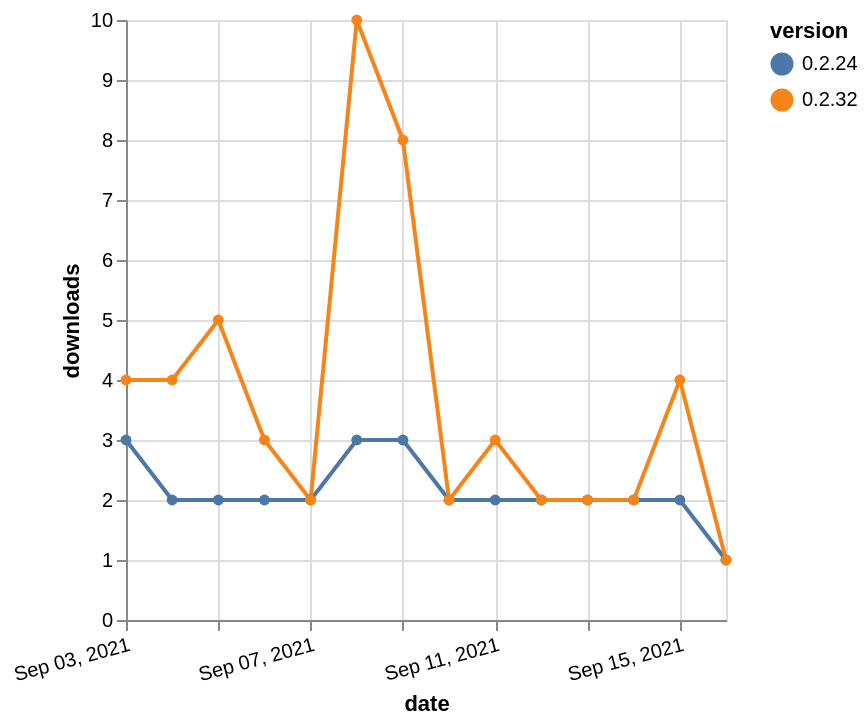

Express this chart as Vega-Lite.
### Vega-Lite specification from a JSON file in a GitHub repository (floating-point values rounded to 4 significant figures)
{"$schema": "https://vega.github.io/schema/vega-lite/v5.json", "description": "A simple bar chart with embedded data.", "data": {"values": [{"date": "2021-09-03", "total": 2762, "delta": 3, "version": "0.2.24"}, {"date": "2021-09-04", "total": 2764, "delta": 2, "version": "0.2.24"}, {"date": "2021-09-05", "total": 2766, "delta": 2, "version": "0.2.24"}, {"date": "2021-09-06", "total": 2768, "delta": 2, "version": "0.2.24"}, {"date": "2021-09-07", "total": 2770, "delta": 2, "version": "0.2.24"}, {"date": "2021-09-08", "total": 2773, "delta": 3, "version": "0.2.24"}, {"date": "2021-09-09", "total": 2776, "delta": 3, "version": "0.2.24"}, {"date": "2021-09-10", "total": 2778, "delta": 2, "version": "0.2.24"}, {"date": "2021-09-11", "total": 2780, "delta": 2, "version": "0.2.24"}, {"date": "2021-09-12", "total": 2782, "delta": 2, "version": "0.2.24"}, {"date": "2021-09-13", "total": 2784, "delta": 2, "version": "0.2.24"}, {"date": "2021-09-14", "total": 2786, "delta": 2, "version": "0.2.24"}, {"date": "2021-09-15", "total": 2788, "delta": 2, "version": "0.2.24"}, {"date": "2021-09-16", "total": 2789, "delta": 1, "version": "0.2.24"}, {"date": "2021-09-03", "total": 3139, "delta": 4, "version": "0.2.32"}, {"date": "2021-09-04", "total": 3143, "delta": 4, "version": "0.2.32"}, {"date": "2021-09-05", "total": 3148, "delta": 5, "version": "0.2.32"}, {"date": "2021-09-06", "total": 3151, "delta": 3, "version": "0.2.32"}, {"date": "2021-09-07", "total": 3153, "delta": 2, "version": "0.2.32"}, {"date": "2021-09-08", "total": 3163, "delta": 10, "version": "0.2.32"}, {"date": "2021-09-09", "total": 3171, "delta": 8, "version": "0.2.32"}, {"date": "2021-09-10", "total": 3173, "delta": 2, "version": "0.2.32"}, {"date": "2021-09-11", "total": 3176, "delta": 3, "version": "0.2.32"}, {"date": "2021-09-12", "total": 3178, "delta": 2, "version": "0.2.32"}, {"date": "2021-09-13", "total": 3180, "delta": 2, "version": "0.2.32"}, {"date": "2021-09-14", "total": 3182, "delta": 2, "version": "0.2.32"}, {"date": "2021-09-15", "total": 3186, "delta": 4, "version": "0.2.32"}, {"date": "2021-09-16", "total": 3187, "delta": 1, "version": "0.2.32"}]}, "width": "container", "mark": {"type": "line", "point": {"filled": true}}, "encoding": {"x": {"field": "date", "type": "temporal", "timeUnit": "yearmonthdate", "title": "date", "axis": {"labelAngle": -15}}, "y": {"field": "delta", "type": "quantitative", "title": "downloads"}, "color": {"field": "version", "type": "nominal"}, "tooltip": {"field": "delta"}}}
